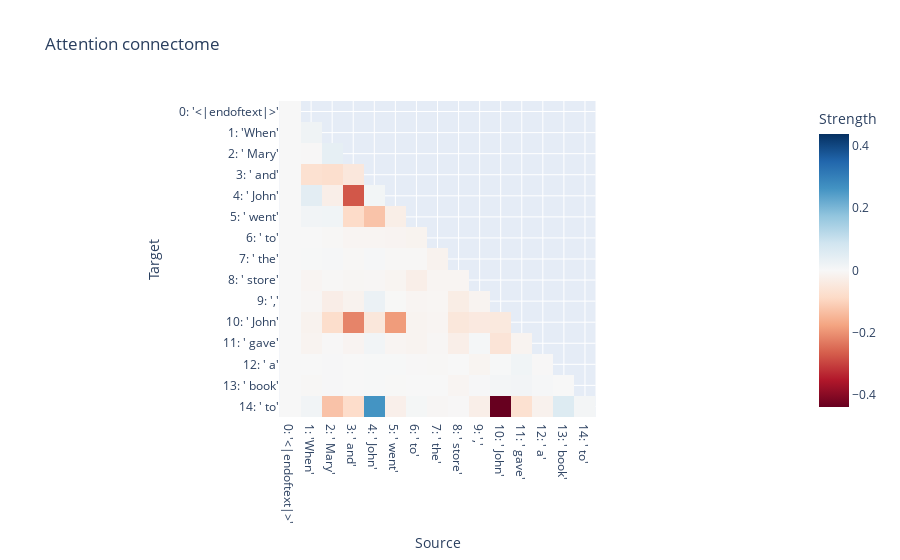

This figure's notebook cell:
### Code cell
torch.topk()
dampening = 0.25
c = d.connectom(model, prompt,
          d.logit_diff_metric(model, ' Mary', ' John'),
          # d.CorruptIntervention(model, prompt, corrupt_prompt),
          d.DampenIntervention(dampening),
          # d.ZeroPattern(),
          d.BasicStrategy(),
          )
d.plot_attn_connectome(model, prompt, c).show()
graph = d.plot_graphviz_connectome(model, prompt, c, threshold=0.05).pipe('svg').decode('utf-8')
SVG(graph)

### Figure 1 — Plotly figure (JSON) as saved in the notebook; plotly's stock layout.template omitted (floating-point values rounded to 4 significant figures; data arrays with more than 128 entries replaced by an {"elided": "..."} marker saying what was removed)
{"data": [{"coloraxis": "coloraxis", "name": "0", "x": ["0: '<|endoftext|>'", "1: 'When'", "2: ' Mary'", "3: ' and'", "4: ' John'", "5: ' went'", "6: ' to'", "7: ' the'", "8: ' store'", "9: ','", "10: ' John'", "11: ' gave'", "12: ' a'", "13: ' book'", "14: ' to'"], "y": ["0: '<|endoftext|>'", "1: 'When'", "2: ' Mary'", "3: ' and'", "4: ' John'", "5: ' went'", "6: ' to'", "7: ' the'", "8: ' store'", "9: ','", "10: ' John'", "11: ' gave'", "12: ' a'", "13: ' book'", "14: ' to'"], "z": {"elided": "15x15 float values"}, "type": "heatmap", "xaxis": "x", "yaxis": "y", "hovertemplate": "Source: %{x}<br>Target: %{y}<br>Strength: %{z}<extra></extra>"}], "layout": {"xaxis": {"anchor": "y", "domain": [0.0, 1.0], "scaleanchor": "y", "constrain": "domain", "title": {"text": "Source"}}, "yaxis": {"anchor": "x", "domain": [0.0, 1.0], "autorange": "reversed", "constrain": "domain", "title": {"text": "Target"}}, "coloraxis": {"colorbar": {"title": {"text": "Strength"}}, "colorscale": [[0.0, "rgb(103,0,31)"], [0.1, "rgb(178,24,43)"], [0.2, "rgb(214,96,77)"], [0.3, "rgb(244,165,130)"], [0.4, "rgb(253,219,199)"], [0.5, "rgb(247,247,247)"], [0.6, "rgb(209,229,240)"], [0.7, "rgb(146,197,222)"], [0.8, "rgb(67,147,195)"], [0.9, "rgb(33,102,172)"], [1.0, "rgb(5,48,97)"]], "cmid": 0}, "title": {"text": "Attention connectome"}}}
